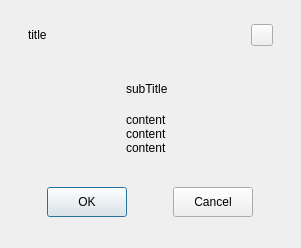
<?xml version="1.0" encoding="UTF-8"?>
<ui version="4.0">
 <class>BiLiIconMsgDlg</class>
 <widget class="QDialog" name="BiLiIconMsgDlg">
  <property name="geometry">
   <rect>
    <x>0</x>
    <y>0</y>
    <width>301</width>
    <height>248</height>
   </rect>
  </property>
  <property name="windowTitle">
   <string>BiLiIconMsgDlg</string>
  </property>
  <layout class="QHBoxLayout" name="horizontalLayout">
   <property name="spacing">
    <number>6</number>
   </property>
   <property name="leftMargin">
    <number>8</number>
   </property>
   <property name="topMargin">
    <number>8</number>
   </property>
   <property name="rightMargin">
    <number>8</number>
   </property>
   <property name="bottomMargin">
    <number>8</number>
   </property>
   <item>
    <widget class="QWidget" name="dlgWidget" native="true">
     <layout class="QVBoxLayout" name="verticalLayout">
      <property name="spacing">
       <number>10</number>
      </property>
      <property name="leftMargin">
       <number>20</number>
      </property>
      <property name="topMargin">
       <number>10</number>
      </property>
      <property name="rightMargin">
       <number>20</number>
      </property>
      <property name="bottomMargin">
       <number>15</number>
      </property>
      <item>
       <widget class="QWidget" name="titleWidget" native="true">
        <property name="sizePolicy">
         <sizepolicy hsizetype="Preferred" vsizetype="Minimum">
          <horstretch>0</horstretch>
          <verstretch>0</verstretch>
         </sizepolicy>
        </property>
        <property name="minimumSize">
         <size>
          <width>0</width>
          <height>0</height>
         </size>
        </property>
        <property name="maximumSize">
         <size>
          <width>16777215</width>
          <height>16777215</height>
         </size>
        </property>
        <layout class="QHBoxLayout" name="titleLayout">
         <property name="leftMargin">
          <number>0</number>
         </property>
         <property name="topMargin">
          <number>6</number>
         </property>
         <property name="rightMargin">
          <number>0</number>
         </property>
         <property name="bottomMargin">
          <number>6</number>
         </property>
         <item>
          <widget class="QLabel" name="titleLabel">
           <property name="sizePolicy">
            <sizepolicy hsizetype="Preferred" vsizetype="Fixed">
             <horstretch>0</horstretch>
             <verstretch>0</verstretch>
            </sizepolicy>
           </property>
           <property name="minimumSize">
            <size>
             <width>0</width>
             <height>20</height>
            </size>
           </property>
           <property name="maximumSize">
            <size>
             <width>16777215</width>
             <height>20</height>
            </size>
           </property>
           <property name="text">
            <string>title</string>
           </property>
          </widget>
         </item>
         <item>
          <spacer name="horizontalSpacer">
           <property name="orientation">
            <enum>Qt::Horizontal</enum>
           </property>
           <property name="sizeHint" stdset="0">
            <size>
             <width>40</width>
             <height>20</height>
            </size>
           </property>
          </spacer>
         </item>
         <item>
          <widget class="QPushButton" name="xButton">
           <property name="sizePolicy">
            <sizepolicy hsizetype="Fixed" vsizetype="Fixed">
             <horstretch>0</horstretch>
             <verstretch>0</verstretch>
            </sizepolicy>
           </property>
           <property name="minimumSize">
            <size>
             <width>22</width>
             <height>22</height>
            </size>
           </property>
           <property name="maximumSize">
            <size>
             <width>22</width>
             <height>22</height>
            </size>
           </property>
           <property name="text">
            <string/>
           </property>
           <property name="iconSize">
            <size>
             <width>22</width>
             <height>22</height>
            </size>
           </property>
          </widget>
         </item>
        </layout>
       </widget>
      </item>
      <item>
       <layout class="QHBoxLayout" name="bodyLayout">
        <item>
         <widget class="QLabel" name="iconLabel">
          <property name="sizePolicy">
           <sizepolicy hsizetype="Fixed" vsizetype="Fixed">
            <horstretch>0</horstretch>
            <verstretch>0</verstretch>
           </sizepolicy>
          </property>
          <property name="minimumSize">
           <size>
            <width>92</width>
            <height>92</height>
           </size>
          </property>
          <property name="maximumSize">
           <size>
            <width>92</width>
            <height>92</height>
           </size>
          </property>
          <property name="text">
           <string/>
          </property>
         </widget>
        </item>
        <item>
         <layout class="QVBoxLayout" name="contentLayout">
          <property name="spacing">
           <number>12</number>
          </property>
          <item>
           <spacer name="contentTopSpacer">
            <property name="orientation">
             <enum>Qt::Vertical</enum>
            </property>
            <property name="sizeHint" stdset="0">
             <size>
              <width>20</width>
              <height>6</height>
             </size>
            </property>
           </spacer>
          </item>
          <item>
           <widget class="QLabel" name="subTitleLabel">
            <property name="sizePolicy">
             <sizepolicy hsizetype="Preferred" vsizetype="Fixed">
              <horstretch>0</horstretch>
              <verstretch>0</verstretch>
             </sizepolicy>
            </property>
            <property name="minimumSize">
             <size>
              <width>0</width>
              <height>25</height>
             </size>
            </property>
            <property name="maximumSize">
             <size>
              <width>16777215</width>
              <height>25</height>
             </size>
            </property>
            <property name="text">
             <string>subTitle</string>
            </property>
           </widget>
          </item>
          <item>
           <widget class="QLabel" name="contentLabel">
            <property name="text">
             <string>content
content
content</string>
            </property>
           </widget>
          </item>
          <item>
           <spacer name="contentBottomSpacer">
            <property name="orientation">
             <enum>Qt::Vertical</enum>
            </property>
            <property name="sizeHint" stdset="0">
             <size>
              <width>20</width>
              <height>6</height>
             </size>
            </property>
           </spacer>
          </item>
         </layout>
        </item>
       </layout>
      </item>
      <item>
       <widget class="QWidget" name="buttonsWidget" native="true">
        <property name="sizePolicy">
         <sizepolicy hsizetype="Preferred" vsizetype="Minimum">
          <horstretch>0</horstretch>
          <verstretch>0</verstretch>
         </sizepolicy>
        </property>
        <property name="minimumSize">
         <size>
          <width>0</width>
          <height>0</height>
         </size>
        </property>
        <property name="maximumSize">
         <size>
          <width>16777215</width>
          <height>16777215</height>
         </size>
        </property>
        <layout class="QHBoxLayout" name="buttonsLayout">
         <property name="leftMargin">
          <number>0</number>
         </property>
         <property name="topMargin">
          <number>8</number>
         </property>
         <property name="rightMargin">
          <number>0</number>
         </property>
         <property name="bottomMargin">
          <number>8</number>
         </property>
         <item>
          <spacer name="buttonLeftSpacer">
           <property name="orientation">
            <enum>Qt::Horizontal</enum>
           </property>
           <property name="sizeHint" stdset="0">
            <size>
             <width>40</width>
             <height>20</height>
            </size>
           </property>
          </spacer>
         </item>
         <item>
          <widget class="QPushButton" name="okButton">
           <property name="minimumSize">
            <size>
             <width>80</width>
             <height>30</height>
            </size>
           </property>
           <property name="maximumSize">
            <size>
             <width>80</width>
             <height>30</height>
            </size>
           </property>
           <property name="text">
            <string>OK</string>
           </property>
           <property name="default">
            <bool>true</bool>
           </property>
          </widget>
         </item>
         <item>
          <spacer name="betweenButtonSpacer">
           <property name="orientation">
            <enum>Qt::Horizontal</enum>
           </property>
           <property name="sizeType">
            <enum>QSizePolicy::Fixed</enum>
           </property>
           <property name="sizeHint" stdset="0">
            <size>
             <width>40</width>
             <height>20</height>
            </size>
           </property>
          </spacer>
         </item>
         <item>
          <widget class="QPushButton" name="cancelButton">
           <property name="minimumSize">
            <size>
             <width>80</width>
             <height>30</height>
            </size>
           </property>
           <property name="maximumSize">
            <size>
             <width>16777215</width>
             <height>30</height>
            </size>
           </property>
           <property name="text">
            <string>Cancel</string>
           </property>
          </widget>
         </item>
         <item>
          <spacer name="buttonRightSpacer">
           <property name="orientation">
            <enum>Qt::Horizontal</enum>
           </property>
           <property name="sizeHint" stdset="0">
            <size>
             <width>40</width>
             <height>20</height>
            </size>
           </property>
          </spacer>
         </item>
        </layout>
       </widget>
      </item>
     </layout>
    </widget>
   </item>
  </layout>
 </widget>
 <layoutdefault spacing="6" margin="11"/>
 <resources/>
 <connections/>
</ui>
